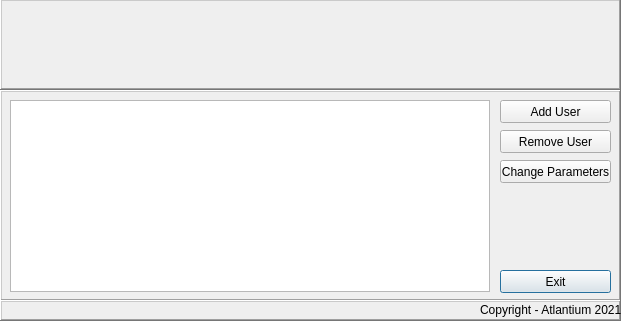
<?xml version="1.0" encoding="UTF-8"?>
<ui version="4.0">
 <class>Dialog</class>
 <widget class="QDialog" name="Dialog">
  <property name="geometry">
   <rect>
    <x>0</x>
    <y>0</y>
    <width>621</width>
    <height>321</height>
   </rect>
  </property>
  <property name="sizePolicy">
   <sizepolicy hsizetype="Fixed" vsizetype="Fixed">
    <horstretch>0</horstretch>
    <verstretch>0</verstretch>
   </sizepolicy>
  </property>
  <property name="contextMenuPolicy">
   <enum>Qt::NoContextMenu</enum>
  </property>
  <property name="windowTitle">
   <string>Atlantium Calculator - Users Database</string>
  </property>
  <property name="whatsThis">
   <string>&lt;html&gt;&lt;head/&gt;&lt;body&gt;&lt;p&gt;Atlantium Technologies - Calculator Users Database&lt;/p&gt;&lt;/body&gt;&lt;/html&gt;</string>
  </property>
  <widget class="QFrame" name="frame">
   <property name="geometry">
    <rect>
     <x>0</x>
     <y>90</y>
     <width>621</width>
     <height>211</height>
    </rect>
   </property>
   <property name="frameShape">
    <enum>QFrame::WinPanel</enum>
   </property>
   <property name="frameShadow">
    <enum>QFrame::Raised</enum>
   </property>
   <widget class="QPushButton" name="Exit">
    <property name="geometry">
     <rect>
      <x>500</x>
      <y>180</y>
      <width>111</width>
      <height>23</height>
     </rect>
    </property>
    <property name="text">
     <string>Exit</string>
    </property>
   </widget>
   <widget class="QPushButton" name="ChangeParameters">
    <property name="geometry">
     <rect>
      <x>500</x>
      <y>70</y>
      <width>111</width>
      <height>23</height>
     </rect>
    </property>
    <property name="focusPolicy">
     <enum>Qt::NoFocus</enum>
    </property>
    <property name="text">
     <string>Change Parameters</string>
    </property>
   </widget>
   <widget class="QTableWidget" name="UsersTable">
    <property name="geometry">
     <rect>
      <x>10</x>
      <y>10</y>
      <width>480</width>
      <height>192</height>
     </rect>
    </property>
   </widget>
   <widget class="QPushButton" name="RemoveUser">
    <property name="geometry">
     <rect>
      <x>500</x>
      <y>40</y>
      <width>111</width>
      <height>23</height>
     </rect>
    </property>
    <property name="focusPolicy">
     <enum>Qt::NoFocus</enum>
    </property>
    <property name="text">
     <string>Remove User</string>
    </property>
   </widget>
   <widget class="QPushButton" name="AddUser">
    <property name="geometry">
     <rect>
      <x>500</x>
      <y>10</y>
      <width>111</width>
      <height>23</height>
     </rect>
    </property>
    <property name="focusPolicy">
     <enum>Qt::NoFocus</enum>
    </property>
    <property name="text">
     <string>Add User</string>
    </property>
   </widget>
  </widget>
  <widget class="QFrame" name="frame_2">
   <property name="geometry">
    <rect>
     <x>0</x>
     <y>-1</y>
     <width>621</width>
     <height>91</height>
    </rect>
   </property>
   <property name="autoFillBackground">
    <bool>true</bool>
   </property>
   <property name="frameShape">
    <enum>QFrame::WinPanel</enum>
   </property>
   <property name="frameShadow">
    <enum>QFrame::Raised</enum>
   </property>
   <widget class="QLabel" name="label">
    <property name="geometry">
     <rect>
      <x>2</x>
      <y>3</y>
      <width>616</width>
      <height>85</height>
     </rect>
    </property>
    <property name="text">
     <string/>
    </property>
    <property name="pixmap">
     <pixmap>logo_long.jpg</pixmap>
    </property>
    <property name="scaledContents">
     <bool>true</bool>
    </property>
   </widget>
  </widget>
  <widget class="QFrame" name="frame_3">
   <property name="geometry">
    <rect>
     <x>0</x>
     <y>300</y>
     <width>621</width>
     <height>21</height>
    </rect>
   </property>
   <property name="frameShape">
    <enum>QFrame::WinPanel</enum>
   </property>
   <property name="frameShadow">
    <enum>QFrame::Raised</enum>
   </property>
   <widget class="QLabel" name="label_2">
    <property name="geometry">
     <rect>
      <x>480</x>
      <y>0</y>
      <width>141</width>
      <height>20</height>
     </rect>
    </property>
    <property name="text">
     <string>Copyright - Atlantium 2021</string>
    </property>
   </widget>
  </widget>
 </widget>
 <resources/>
 <connections/>
</ui>
